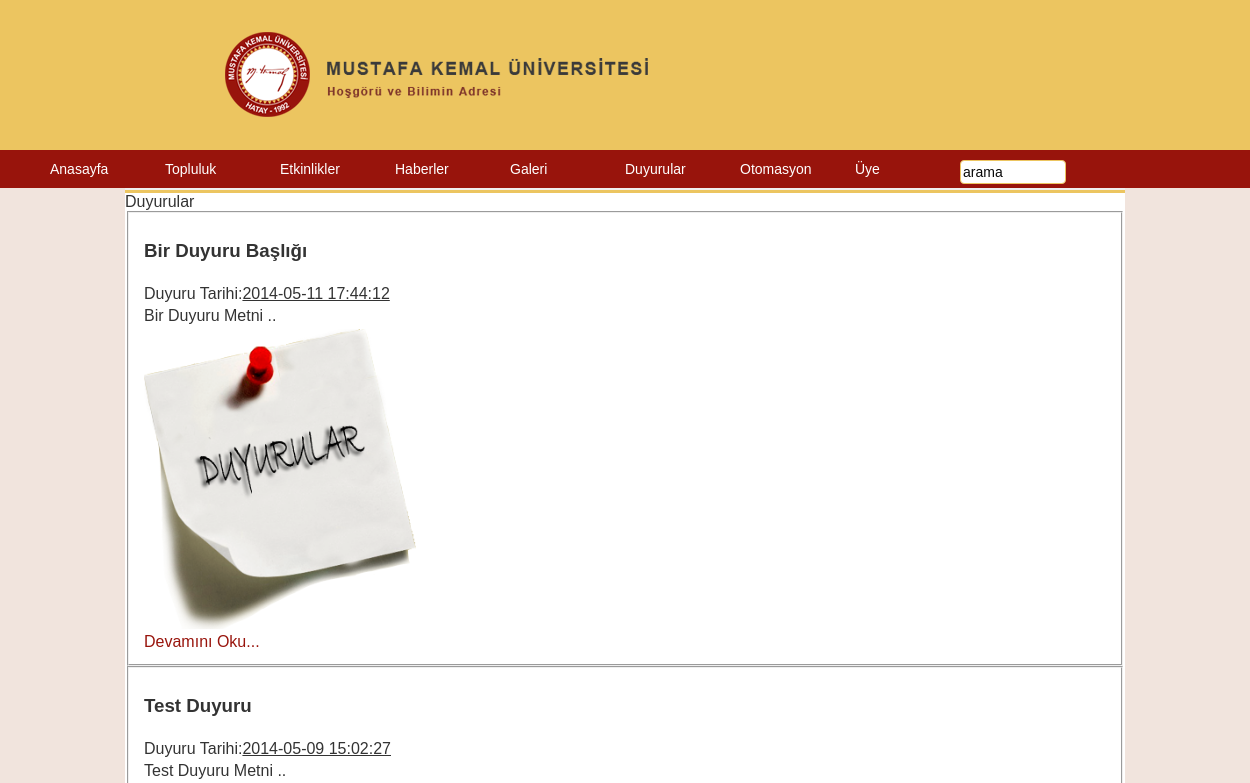
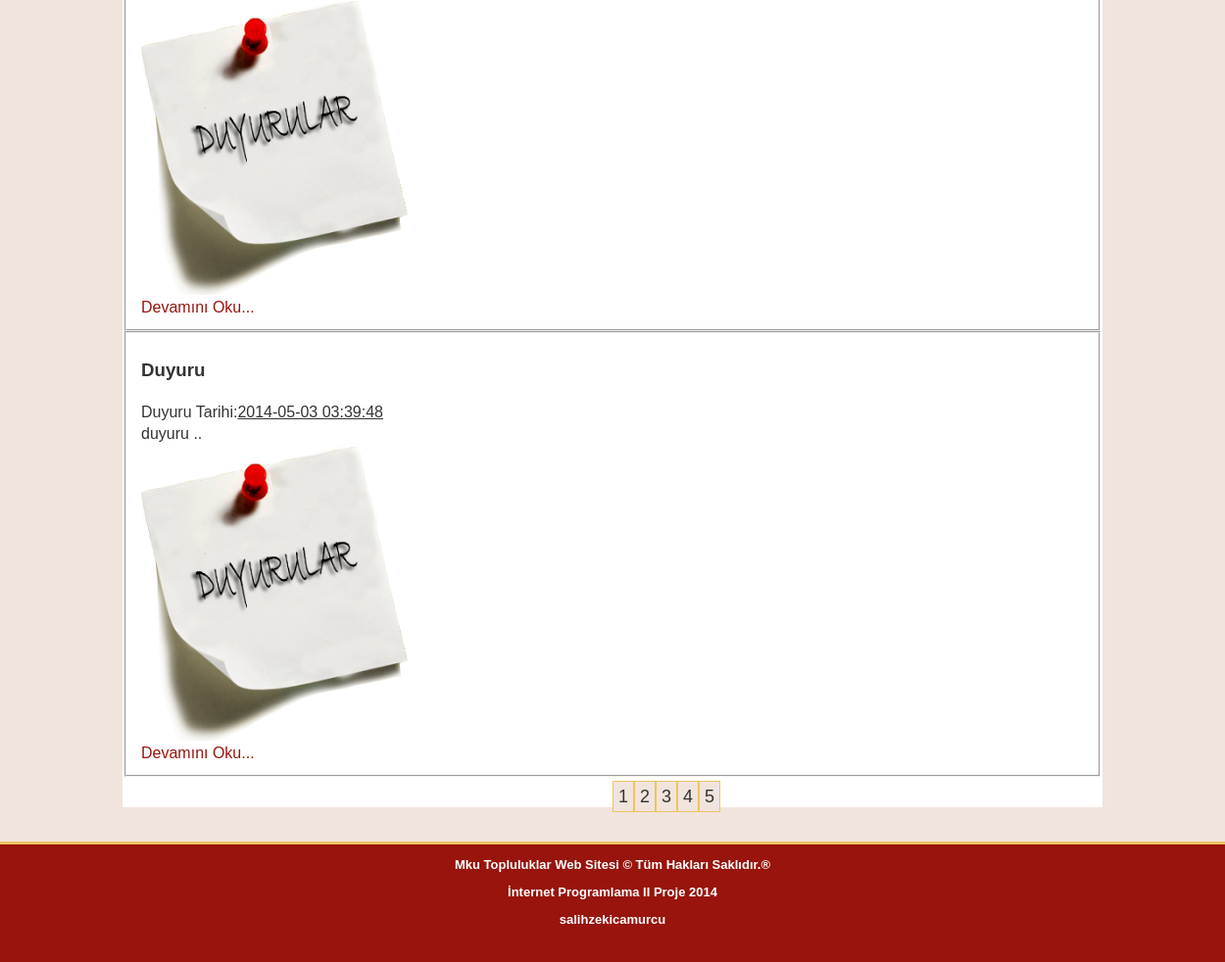
/duyurular.php, run on the app's committed database (2 pictures, top to bottom).
### tables this page shows
CREATE TABLE IF NOT EXISTS `tablo_duyuru` (
  `DuyuruID` int(11) NOT NULL AUTO_INCREMENT,
  `DuyuruBaslik` varchar(100) NOT NULL,
  `DuyuruMetni` varchar(800) DEFAULT NULL,
  `DuyuruTarih` datetime DEFAULT NULL,
  `UyeID` int(11) DEFAULT NULL,
  `ResimLink1` varchar(80) DEFAULT NULL,
  `ResimLink2` varchar(80) DEFAULT NULL,
  PRIMARY KEY (`DuyuruID`)
);

### duyurular.php (the view, shortened to what this page needs)
<!DOCTYPE html PUBLIC "-//W3C//DTD XHTML 1.0 Transitional//EN" "http://www.w3.org/TR/xhtml1/DTD/xhtml1-transitional.dtd">
<html xmlns="http://www.w3.org/1999/xhtml">
<head>
<link href="css/ana.css" rel="stylesheet" type="text/css" />
</head>
<body>
<div class="banner"><a href="#">   </a>
</div>
 <div class="menu">
        <ul>
			<li><a href="index.php">Anasayfa</a></li>
            <li><a href="">Topluluk</a>
            </li>
            <li><a href="">Etkinlikler</a>
            </li>
            <li><a href="haberler.php">Haberler</a>
            </li>
            <li><a href="">Galeri</a>
            </li>
			<li><a href="">Duyurular</a>
			</li>
			<li><a href="">Otomasyon</a></li>
        	<li><a href="">Üye </a>
			</li>
        </ul>
          	<input type="text" name="arama"  size="40" method="get" maxlength="30" formaction="#"  value="arama">
    </div>
<div class="zemin">
<div class="bilgilendirme"> <p>Yazılım Ve İnovasyon Topluluğu<p></div>
<div class="icerik">
<div id="baslik">Duyurular</div>
<?php
		if(isset($_GET['sayfa']))
			{
				if(empty($_GET['sayfa']))
				{
					$sayfa=1;
				}
				else if(!is_numeric($_GET['sayfa']))
				{
					$sayfa=1;
				}
				else if((is_numeric($_GET['sayfa']))&&($_GET['sayfa']<0))
				{
					$sayfa=1;
				}
				else
				{
					$sayfa=$_GET['sayfa'];
				}
			}
			else
			{
				$sayfa=1;
			}
				if($sayfa==1)
				{
					$ilk_kayit=$sayfa;
					$son_kayit=$sayfa*4;
				}
				else if($sayfa>1)
				{
					$son_kayit=$sayfa*4;
					$ilk_kayit=$son_kayit-4;
				}
			include("db_baglan.php");
			$SQL_tumuyeler="select * from  tablo_duyuru order by DuyuruID DESC";
			$sorgu_tumuyeler=mysql_query($SQL_tumuyeler,$baglanti);
			if($sorgu_tumuyeler)
			{
				$sayac=0;
				while($veri=mysql_fetch_array($sorgu_tumuyeler))
				{	$sayac++;
					if($sayac<$son_kayit&&$sayac>=$ilk_kayit)
					{
							$resimLink='img/duyuru.png';
							echo'<fieldset><form><table >';
							echo'<tr><td><h3>'.$veri['DuyuruBaslik'].'</h3></td></tr>';
							echo'<tr><td>Duyuru Tarihi:<u>'.$veri['DuyuruTarih'].'</u></td></tr>';
							echo'<tr><td >'.substr($veri['DuyuruMetni'],0,80).'..</td></tr>';
							echo'<tr><td><img width="auto" height="300px" src="'.$resimLink.'"/></td></tr>';
							echo'<tr><td><a href="duyuruOku.php?DuyuruID='.$veri['DuyuruID'].'">Devamını Oku...</a></td></tr>';
							echo'</table></form></fieldset>';
					}
					}
				}
			include("db_baglan.php");
			$SQL="select * from tablo_duyuru";
			$sorgu=mysql_query($SQL,$baglanti);
			if($sorgu)
			{
				$sayfa_kac_kisi=4;
				$kayit_sayisi=mysql_num_rows($sorgu);
				$sayfa=$kayit_sayisi/$sayfa_kac_kisi;
				if($kayit_sayisi%$sayfa_kac_kisi>=1)
				{
					$sayfa=(int)$sayfa+1;
				}
				echo'<div class="sayfalama">';
				for($i=1;$i<=$sayfa;$i++)
				{
				 echo'<a href="duyurular.php?sayfa='.$i.'">'.$i.'</a>';
				}
				echo'</div>';
			}
?>
</div>
</div>
<div  class="footer">  <center>
<div class="yazi">
  <p>Mku Topluluklar Web Sitesi © Tüm Hakları Saklıdır.®</p>
  <p>İnternet Programlama II Proje 2014</p>
  <p>salihzekicamurcu</p>
  <p>&nbsp;</p>
</div>
</center> </div>
</body>
</html>

### css/ana.css (style rules this page uses)
body { background-color: rgb(241,228,221); background-image: none; background-repeat: no-repeat; float: none; height: auto; width: auto; margin: 0px; padding: 0px; }
.banner { float: none; height: 150px; width: 100%; background-color: #ecc560; background-image: url(../img/BANNER.png); background-repeat: no-repeat; background-position: 28%; font-size: 50px; color: rgb(254,254,254); font-weight: bolder; font-family: "MS Serif", "New York", serif; padding: 0px; margin-top: 0px; margin-right: 0px; margin-bottom: 0px; margin-left: 0%; clear: none; }
.banner a { height: 100%; width: 100%; float: left; }
.zemin { background-color: rgb(251,251,251); float: none; height: auto; width: 1000px; margin-right: auto; margin-bottom: 0px; margin-top: 0px; margin-left: auto; padding: 0px; border-right-width: 1px; border-left-width: 1px; border-right-style: none; border-left-style: none; border-right-color: rgb(236,197,96); border-bottom-color: rgb(236,197,96); border-top-style: none; border-bottom-style: none; }
.menu { background-color: #98140C; margin-left: auto; float: none; width: 100%; margin-top: 0px; color: rgb(235,235,235); position: absolute; z-index: 4; }
.zemin .bilgilendirme p { margin-left: 20px; margin-top: 6px; color: rgb(152,20,12); height: auto; width: 100%; margin-bottom: 0px; }
.zemin .icerik { height: auto; width: 100%; margin: 0px; background-color: rgb(255,255,255); font-family: "Trebuchet MS", Arial, Helvetica, sans-serif; font-size: 16px; color: rgb(51,51,51); padding: 0px; }
.zemin .icerik a { font-weight: normal; color: rgb(152,20,12); text-decoration: none; }
.menu ul li { padding: 10px; float: left; list-style-type: none; color: rgb(204,204,204); width: 95px; border: thick none rgb(152,20,12); font-weight: normal; }
.menu ul { width: 100%; margin: 0%; visibility: inherit; }
.menu input { float: left; margin-top: 10px; margin-right: 20px; margin-bottom: 0px; margin-left: 0px; width: 80px; border-top-left-radius: 4px; border-top-right-radius: 4px; border-bottom-left-radius: 4px; border-bottom-right-radius: 4px; }
.menu ul li a { font-family: "Trebuchet MS", Arial, Helvetica, sans-serif; font-size: 14px; color: rgb(255,255,255); text-decoration: none; width: auto; float: none; }
.menu input { width: 100px; font-family: "Trebuchet MS", Arial, Helvetica, sans-serif; font-size: 14px; color: rgb(8,8,8); border: thin solid rgb(236,197,96); height: 20px; }
.footer { float: left; height: 120px; width: 100%; background-color: #98140C; background-image: none; background-repeat: no-repeat; background-position: 25%; font-size: 50px; color: rgb(254,254,254); font-weight: bolder; font-family: "MS Serif", "New York", serif; padding: 0px; margin-top: 2%; margin-right: 0px; margin-bottom: 0px; margin-left: 0%; clear: none; border-top-width: 3px; border-right-width: 3px; border-bottom-width: 3px; border-left-width: 3px; border-top-style: solid; border-right-style: none; border-bottom-style: none; border-left-style: none; border-top-color: rgb(236,197,96); border-right-color: rgb(236,197,96); border-bottom-color: rgb(236,197,96); border-left-color: rgb(236,197,96); }
.zemin .bilgilendirme { float: left; font-family: "Trebuchet MS", Arial, Helvetica, sans-serif; font-size: 18px; height: 40px; width: 100%; margin-left: 0px; margin-top: 0px; background-color: rgb(239,239,239); border-bottom-width: 3px; border-bottom-style: solid; border-bottom-color: rgb(236,197,96); }
.zemin .icerik fieldset table tr td ,th { border: 1px solid rgb(0,0,0); }
.zemin .icerik fieldset table tr td,th { border: none; }
.zemin .icerik fieldset table tr td { background-color: rgb(255,255,255); }
.footer center .yazi { font-size: 13px; font-family: "Trebuchet MS", Arial, Helvetica, sans-serif; }
.zemin .icerik .sayfalama { margin-left: 50%; font-family: "Trebuchet MS", Arial, Helvetica, sans-serif; font-size: 18px; height: auto; width: auto; padding: 0px; margin-top: 10px; margin-bottom: 10px; }
.zemin .icerik .sayfalama a { border: 1px solid rgb(236,197,96); background-color: rgb(241,228,221); color: rgb(51,51,51); padding: 5px; }

### data on the page
tablo_duyuru: DuyuruBaslik "Bir Duyuru Başlığı", DuyuruTarih "2014-05-11 17:44:12", DuyuruMetni "Bir Duyuru Metni"
tablo_duyuru: DuyuruBaslik "Test Duyuru", DuyuruTarih "2014-05-09 15:02:27", DuyuruMetni "Test Duyuru Metni"
tablo_duyuru: DuyuruBaslik "Duyuru", DuyuruTarih "2014-05-03 03:39:48", DuyuruMetni "duyuru"
